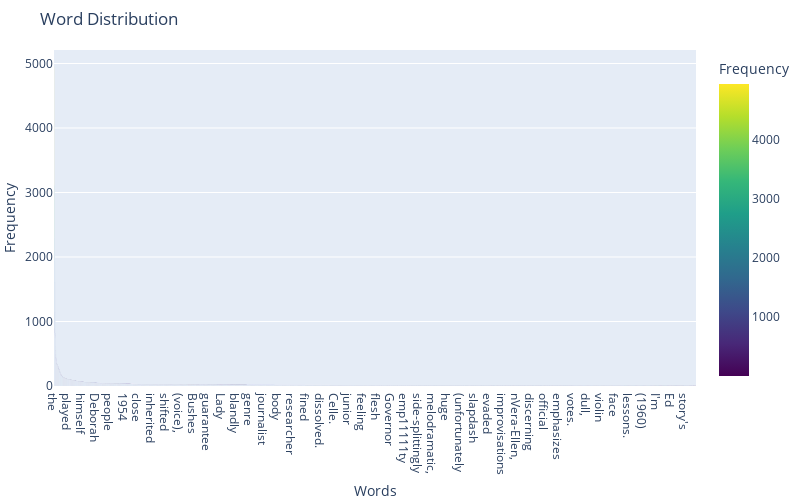

Source (notebook cell):
### Code cell
plot_word_distrubiton(equalised_augment_section)

### Figure 1 — Plotly figure (JSON) as saved in the notebook; plotly's stock layout.template omitted (floating-point values rounded to 4 significant figures; data arrays with more than 128 entries replaced by an {"elided": "..."} marker saying what was removed)
{"data": [{"alignmentgroup": "True", "hovertemplate": "Words=%{x}<br>Frequency=%{marker.color}<extra></extra>", "legendgroup": "", "marker": {"color": {"elided": "5860 int values"}, "coloraxis": "coloraxis", "pattern": {"shape": ""}}, "name": "", "offsetgroup": "", "orientation": "v", "showlegend": false, "textposition": "auto", "x": {"elided": "5860 str values"}, "xaxis": "x", "y": {"elided": "5860 int values"}, "yaxis": "y", "type": "bar"}], "layout": {"xaxis": {"anchor": "y", "domain": [0.0, 1.0], "title": {"text": "Words"}}, "yaxis": {"anchor": "x", "domain": [0.0, 1.0], "title": {"text": "Frequency"}, "type": "linear"}, "coloraxis": {"colorbar": {"title": {"text": "Frequency"}}, "colorscale": [[0.0, "#440154"], [0.1111, "#482878"], [0.2222, "#3e4989"], [0.3333, "#31688e"], [0.4444, "#26828e"], [0.5556, "#1f9e89"], [0.6667, "#35b779"], [0.7778, "#6ece58"], [0.8889, "#b5de2b"], [1.0, "#fde725"]]}, "legend": {"tracegroupgap": 0}, "title": {"text": "Word Distribution"}, "barmode": "relative", "height": 500, "width": 800, "margin": {"l": 0, "r": 0, "t": 50, "b": 0}}}
